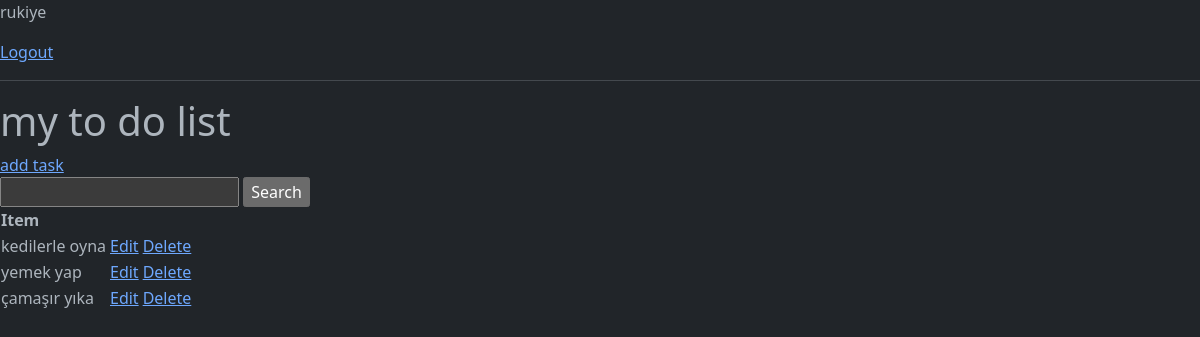
The app's page / (signed in), older data.
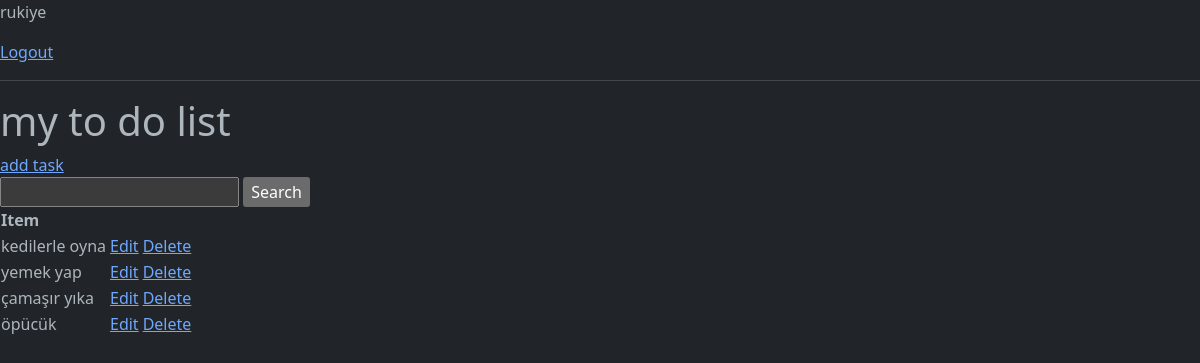
The same page, newer data.
### base/models.py (models this page shows, shortened)
class Task(models.Model):
    user = models.ForeignKey(User, on_delete=models.CASCADE, null=True, blank=True)
    title = models.CharField(max_length=200, null=True, blank=True)
    description = models.TextField(null=True, blank=True)
    complete = models.BooleanField(default=False)
    create = models.DateTimeField(auto_now_add=True)
    class Meta:
        ordering = ['complete']

### base/views.py (the view)
# urls.py: path('', TaskList.as_view(), name='tasks'),
class TaskList(LoginRequiredMixin, ListView):
    model = Task
    context_object_name = 'tasks'
    def get_context_data(self, **kwargs):
        context = super().get_context_data(**kwargs)
        context['tasks'] = context['tasks'].filter(user=self.request.user)
        context['count'] = context['tasks'].filter(complete=False).count()
        search_input = self.request.GET.get('search-area') or ''
        if search_input:
            context['tasks'] = context['tasks'].filter(title__icontains=search_input)
        context['search_input'] = search_input
        return context

### base/templates/base/task_list.html (shortened to what this page needs)
<!doctype html>
<html lang="en" data-bs-theme="dark">
  <head>
    <link href="https://cdn.jsdelivr.net/npm/bootstrap@5.3.0/dist/css/bootstrap.min.css" rel="stylesheet">
  </head>
  <body>
    {% if request.user.is_authenticated %}
      <p>{{request.user}} </p>
      <a href="{% url 'logout' %}">Logout</a>
    {% else %}
      <a href="{% url 'login' %}">Login</a>
    {% endif %}
    <hr>
    <h1>my to do list</h1>
    <a href="{% url 'task-create' %}">add task</a>
    <form method="GET">
      <input type="text" name='search-area' value="{{search_input}}">
      <input type="submit" value='Search'>
    </form>
    <table>
        <tr>
            <th>Item</th>
            <th></th>
            <th></th>
        </tr>
        {% for task in tasks %}
        <tr>
            <td>{{task.title}}</td>
            <th></th>
            <td><a href="{% url 'task-update' task.id %}">Edit</a></td>
            <th></th>
            <td><a href="{% url 'task-delete' task.id %}">Delete</a></td>
          </tr>
        {% empty %}
        <h3>no items in list</h3>
        {% endfor %}
    </table>
  </body>
</html>

Row changes from the older to the newer data that the page shows:
added Task: title "öpücük"
